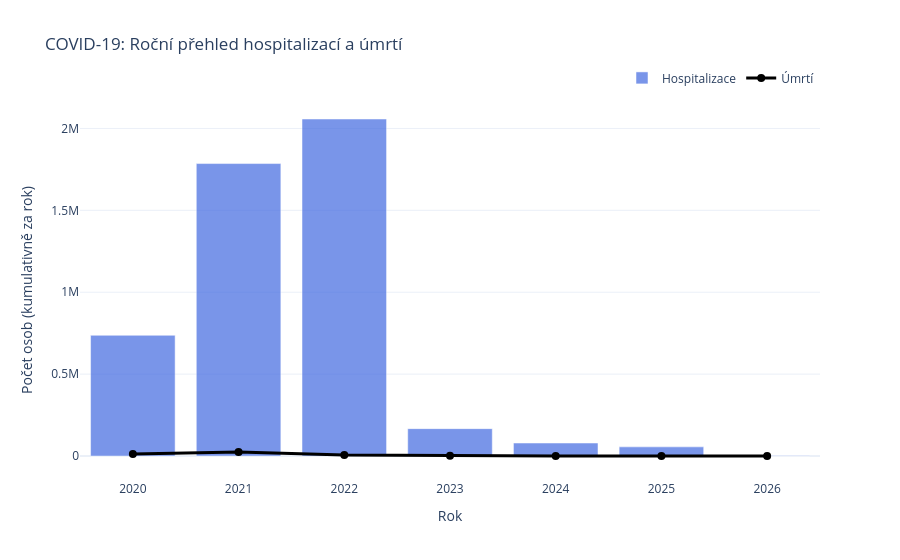
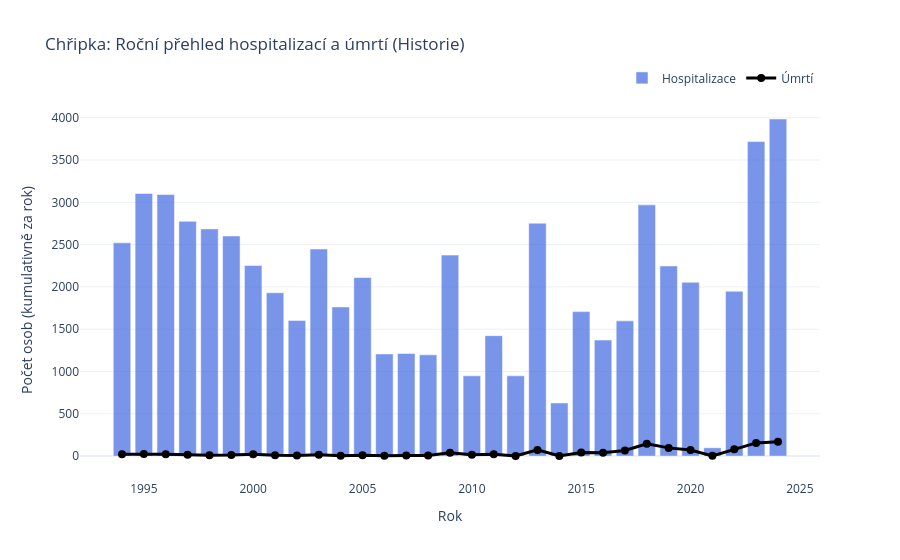

Source (notebook cell) for these figures, in order:
### Markdown cell above
Analýza - Prvotní přehled

### Code cell
import pandas as pd
import plotly.graph_objects as go

# --- 1. PŘÍPRAVA DAT (AGREGACE NA ROKY) ---

# COVID-19: Převod data na rok a suma
df_covid_umrti_hosp_cr['Datum'] = pd.to_datetime(df_covid_umrti_hosp_cr['Datum'])

# Vytvoříme pomocný sloupec 'rok' přímo v dataframe, aby s ním groupby mohl pracovat jako se sloupcem
df_covid_rocni = df_covid_umrti_hosp_cr.assign(rok=df_covid_umrti_hosp_cr['Datum'].dt.year).groupby('rok').agg({
    'Celkový počet nakažených': 'sum',
    'Počet zemřelých': 'sum'
}).reset_index()

# Chřipka: Suma za celou ČR podle roků
df_chripka_rocni = df_chripka_umrti_hosp_kraje.groupby('rok').agg({
    'pocet_hosp': 'sum',
    'umrti': 'sum'
}).reset_index()

# --- 2. DEFINICE JEDNOTNÉHO STYLU ---
# Definujeme barvy, aby byly v obou grafech stejné
colors = {'hosp': 'royalblue', 'umrti': 'black'}

def create_combined_chart(df, title, hosp_col, umrti_col):
    fig = go.Figure()
    
    # Sloupec pro hospitalizace
    fig.add_trace(go.Bar(
        x=df['rok'],
        y=df[hosp_col],
        name='Hospitalizace',
        marker_color=colors['hosp'],
        opacity=0.7
    ))
    
    # Sloupec pro úmrtí
    fig.add_trace(go.Scatter(
        x=df['rok'],
        y=df[umrti_col],
        name='Úmrtí',
        mode='lines+markers', # Čára i body pro každý rok
        line=dict(color=colors['umrti'], width=3),
        marker=dict(size=8)
    ))
    
    fig.update_layout(
        title=title,
        xaxis_title='Rok',
        yaxis_title='Počet osob (kumulativně za rok)',
        barmode='group',
        template='plotly_white',
        legend=dict(orientation="h", yanchor="bottom", y=1.02, xanchor="right", x=1),
        hovermode="x unified"
    )
    return fig

# --- 3. VYKRESLENÍ GRAFŮ ---

# Graf pro COVID-19
fig_covid = create_combined_chart(df_covid_rocni, 'COVID-19: Roční přehled hospitalizací a úmrtí', 'Celkový počet nakažených', 'Počet zemřelých')
fig_covid.show()

# Graf pro Chřipku
fig_chripka = create_combined_chart(df_chripka_rocni, 'Chřipka: Roční přehled hospitalizací a úmrtí (Historie)', 'pocet_hosp', 'umrti')
fig_chripka.show()

### Figure 1 — Plotly figure (JSON) as saved in the notebook; plotly's stock layout.template omitted (floating-point values rounded to 4 significant figures)
{"data": [{"marker": {"color": "royalblue"}, "name": "Hospitalizace", "opacity": 0.7, "type": "bar", "x": [2020.0, 2021.0, 2022.0, 2023.0, 2024.0, 2025.0, 2026.0], "y": [736900.0, 1786000.0, 2058000.0, 167100.0, 79230.0, 55830.0, 997.0]}, {"line": {"color": "black", "width": 3}, "marker": {"size": 8}, "mode": "lines+markers", "name": "Úmrtí", "type": "scatter", "x": [2020.0, 2021.0, 2022.0, 2023.0, 2024.0, 2025.0, 2026.0], "y": [12020.0, 24370.0, 5780.0, 1211.0, 446.0, 180.0, 9.0]}], "layout": {"barmode": "group", "hovermode": "x unified", "legend": {"orientation": "h", "x": 1, "xanchor": "right", "y": 1.02, "yanchor": "bottom"}, "title": {"text": "COVID-19: Roční přehled hospitalizací a úmrtí"}, "xaxis": {"title": {"text": "Rok"}}, "yaxis": {"title": {"text": "Počet osob (kumulativně za rok)"}}}}

### Figure 2 — Plotly figure (JSON) as saved in the notebook; plotly's stock layout.template omitted (floating-point values rounded to 4 significant figures)
{"data": [{"marker": {"color": "royalblue"}, "name": "Hospitalizace", "opacity": 0.7, "type": "bar", "x": [1994, 1995, 1996, 1997, 1998, 1999, 2000, 2001, 2002, 2003, 2004, 2005, 2006, 2007, 2008, 2009, 2010, 2011, 2012, 2013, 2014, 2015, 2016, 2017, 2018, 2019, 2020, 2021, 2022, 2023, 2024], "y": [2521, 3105, 3093, 2775, 2686, 2602, 2253, 1931, 1604, 2448, 1763, 2111, 1208, 1213, 1197, 2376, 949, 1424, 949, 2753, 628, 1708, 1372, 1599, 2970, 2248, 2055, 98, 1948, 3718, 3985]}, {"line": {"color": "black", "width": 3}, "marker": {"size": 8}, "mode": "lines+markers", "name": "Úmrtí", "type": "scatter", "x": [1994, 1995, 1996, 1997, 1998, 1999, 2000, 2001, 2002, 2003, 2004, 2005, 2006, 2007, 2008, 2009, 2010, 2011, 2012, 2013, 2014, 2015, 2016, 2017, 2018, 2019, 2020, 2021, 2022, 2023, 2024], "y": [22, 25, 22, 17, 9, 13, 23, 9, 6, 17, 4, 11, 3, 6, 6, 40, 16, 23, 1, 73, 2, 43, 39, 67, 146, 97, 72, 3, 81, 156, 170]}], "layout": {"barmode": "group", "hovermode": "x unified", "legend": {"orientation": "h", "x": 1, "xanchor": "right", "y": 1.02, "yanchor": "bottom"}, "title": {"text": "Chřipka: Roční přehled hospitalizací a úmrtí (Historie)"}, "xaxis": {"title": {"text": "Rok"}}, "yaxis": {"title": {"text": "Počet osob (kumulativně za rok)"}}}}
